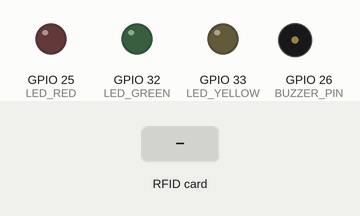
A sketch run on a simulated ESP32. Parts: output pins drawn as LEDs (lit = HIGH), buzzer (waves = sounding). The inputs (shaded band) are chosen by the test bench. WiFi joins after 1.5 s; servers stay silent unless stated; uploads are accepted with an empty reply; what the sketch prints to the serial monitor is not drawn.

Above: at 3.3 s.
3.4 s: RFID card 5E 7A 19 C4 held to the reader
At 3.53 s:
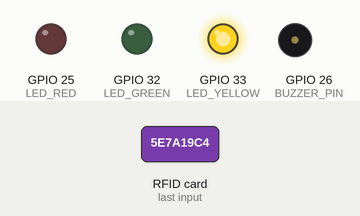
At 4.5 s:
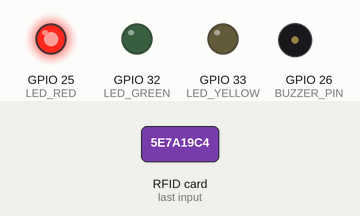
Timing chart, 0 to 6.4 s (numbered marks = the images above; inputs shaded):
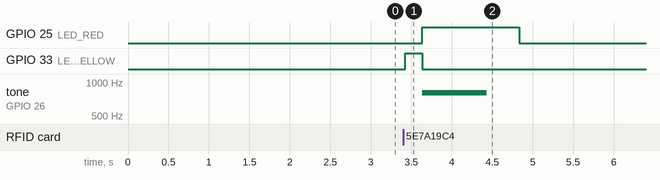

The sketch:

esp32_rfid_attendance.ino
```cpp
/* =====================================================================
 *  SAN TECH HUB — RFID ATTENDANCE SYSTEM
 *  ESP32 + MFRC522 + LEDs + Buzzer + Wi-Fi
 *  ---------------------------------------------------------------------
 *  Reads RFID UID → POSTs to Node.js backend → controls LEDs + buzzer
 *  Endpoint: POST http://<PC_IP>:5000/api/attendance/scan
 * =====================================================================
 *  WIRING:
 *    MFRC522:  SDA=5  SCK=18  MOSI=23  MISO=19  RST=22  VCC=3.3V  GND=GND
 *    Green LED  -> GPIO 32 (via 220Ω to GND)
 *    Yellow LED -> GPIO 33 (via 220Ω to GND)
 *    Red LED    -> GPIO 25 (via 220Ω to GND)
 *    Buzzer +   -> GPIO 26  (Buzzer − to GND)
 * =====================================================================
 */

#include <WiFi.h>
#include <HTTPClient.h>
#include <SPI.h>
#include <MFRC522.h>
#include <ArduinoJson.h>

// ======================  ⚠️ EDIT THESE 4 LINES  ⚠️  ====================
const char* WIFI_SSID     = "YOUR_WIFI_NAME";       // ← your Wi-Fi name
const char* WIFI_PASSWORD = "YOUR_WIFI_PASSWORD";   // ← your Wi-Fi password
const char* SERVER_URL    = "http://192.168.1.100:5000/api/attendance/scan";
                                                     // ↑ replace with YOUR PC's IPv4
const char* DEVICE_ID     = "RFID-READER-001";      // keep as-is
// =====================================================================

// ---------------- Pin definitions ----------------
#define SS_PIN    5
#define RST_PIN   22

#define LED_GREEN   32
#define LED_YELLOW  33
#define LED_RED     25
#define BUZZER_PIN  26

MFRC522 mfrc522(SS_PIN, RST_PIN);

// ---------------- Indicator helpers ----------------
void allOff() {
  digitalWrite(LED_GREEN,  LOW);
  digitalWrite(LED_YELLOW, LOW);
  digitalWrite(LED_RED,    LOW);
}

void indicateReady() {
  allOff();
}

void indicateProcessing() {
  allOff();
  digitalWrite(LED_YELLOW, HIGH);
}

void indicateSuccess() {
  allOff();
  digitalWrite(LED_GREEN, HIGH);
  tone(BUZZER_PIN, 2000, 150);   // 1 short beep
}

void indicateUnknownCard() {
  allOff();
  digitalWrite(LED_RED, HIGH);
  tone(BUZZER_PIN, 1000, 150); delay(200);
  tone(BUZZER_PIN, 1000, 150);   // 2 short beeps
}

void indicateError() {
  allOff();
  digitalWrite(LED_RED, HIGH);
  tone(BUZZER_PIN, 800, 800);    // 1 long beep
}

// ---------------- Wi-Fi ----------------
void connectWiFi() {
  Serial.print("📶 Connecting to WiFi: ");
  Serial.println(WIFI_SSID);

  WiFi.mode(WIFI_STA);
  WiFi.begin(WIFI_SSID, WIFI_PASSWORD);

  unsigned long start = millis();
  while (WiFi.status() != WL_CONNECTED && millis() - start < 20000) {
    delay(500);
    Serial.print(".");
  }

  if (WiFi.status() == WL_CONNECTED) {
    Serial.println();
    Serial.println("✅ WiFi connected");
    Serial.print("   IP address: ");
    Serial.println(WiFi.localIP());
  } else {
    Serial.println();
    Serial.println("❌ WiFi failed — will retry");
  }
}

// ---------------- Read UID ----------------
String readUid() {
  String uid = "";
  for (byte i = 0; i < mfrc522.uid.size; i++) {
    if (mfrc522.uid.uidByte[i] < 0x10) uid += "0";
    uid += String(mfrc522.uid.uidByte[i], HEX);
  }
  uid.toUpperCase();
  return uid;
}

// ---------------- POST to backend ----------------
void sendScan(String uid) {
  if (WiFi.status() != WL_CONNECTED) {
    Serial.println("⚠️  WiFi lost — reconnecting...");
    connectWiFi();
    if (WiFi.status() != WL_CONNECTED) {
      indicateError();
      return;
    }
  }

  HTTPClient http;
  http.begin(SERVER_URL);
  http.addHeader("Content-Type", "application/json");
  http.setTimeout(8000);

  // Build JSON body
  StaticJsonDocument<200> doc;
  doc["deviceId"] = DEVICE_ID;
  doc["rfidUid"]  = uid;
  String body;
  serializeJson(doc, body);

  Serial.println("📤 POST " + String(SERVER_URL));
  Serial.println("   Body: " + body);

  int httpCode = http.POST(body);

  if (httpCode > 0) {
    String response = http.getString();
    Serial.println("📥 HTTP " + String(httpCode));
    Serial.println("   " + response);

    // Parse response
    StaticJsonDocument<512> resp;
    DeserializationError err = deserializeJson(resp, response);

    if (!err) {
      bool success = resp["success"] | false;
      String msg = resp["message"] | "";

      if (success) {
        indicateSuccess();
        Serial.println("✅ Attendance recorded");
        if (resp["student"]["name"]) {
          Serial.print("   Student: ");
          Serial.println(resp["student"]["name"].as<String>());
        }
      } else {
        // Rejected by server (unknown / disabled / duplicate)
        if (msg.indexOf("Duplicate") >= 0) {
          // Green solid + silent (still present)
          allOff();
          digitalWrite(LED_GREEN, HIGH);
          Serial.println("ℹ️  Duplicate scan — already recorded");
        } else {
          indicateUnknownCard();
          Serial.println("❌ Rejected: " + msg);
        }
      }
    } else {
      indicateError();
      Serial.println("❌ JSON parse error");
    }
  } else {
    Serial.println("❌ HTTP error: " + String(httpCode));
    indicateError();
  }

  http.end();
}

// ====================== SETUP ======================
void setup() {
  Serial.begin(115200);
  delay(500);

  Serial.println();
  Serial.println("======================================");
  Serial.println(" SAN TECH HUB — RFID Attendance");
  Serial.println("======================================");

  // Pin modes
  pinMode(LED_GREEN,  OUTPUT);
  pinMode(LED_YELLOW, OUTPUT);
  pinMode(LED_RED,    OUTPUT);
  pinMode(BUZZER_PIN, OUTPUT);

  allOff();

  // SPI + MFRC522
  SPI.begin();
  mfrc522.PCD_Init();
  delay(100);
  byte v = mfrc522.PCD_ReadRegister(MFRC522::VersionReg);
  Serial.print("🔧 MFRC522 version: 0x");
  Serial.println(v, HEX);
  if (v == 0x00 || v == 0xFF) {
    Serial.println("❌ MFRC522 not detected — check wiring!");
  } else {
    Serial.println("✅ MFRC522 ready");
  }

  // Wi-Fi
  connectWiFi();

  indicateReady();
  Serial.println("🎫 Ready — tap a card...");
  Serial.println();
}

// ====================== LOOP ======================
void loop() {
  // Reconnect WiFi if dropped
  if (WiFi.status() != WL_CONNECTED) {
    Serial.println("🔄 Wi-Fi dropped, reconnecting...");
    connectWiFi();
  }

  // Wait for new card
  if (!mfrc522.PICC_IsNewCardPresent()) return;
  if (!mfrc522.PICC_ReadCardSerial())   return;

  indicateProcessing();

  String uid = readUid();
  Serial.println("🎫 Card detected: " + uid);

  sendScan(uid);

  mfrc522.PICC_HaltA();
  mfrc522.PCD_StopCrypto1();

  // Let indicators stay on for a moment, then back to Ready
  delay(1200);
  indicateReady();

  delay(500);  // debounce
}
```

Measured:
- after the input at 3.4 s, GPIO 25 (LED_RED): LOW → HIGH after 0.23 s, → LOW 1.2 s later; GPIO 33 (LED_YELLOW): LOW → HIGH at once, → LOW 0.21 s later; tone on GPIO 26 (BUZZER_PIN): silent → 800 Hz after 0.23 s, → silent 0.80 s later
